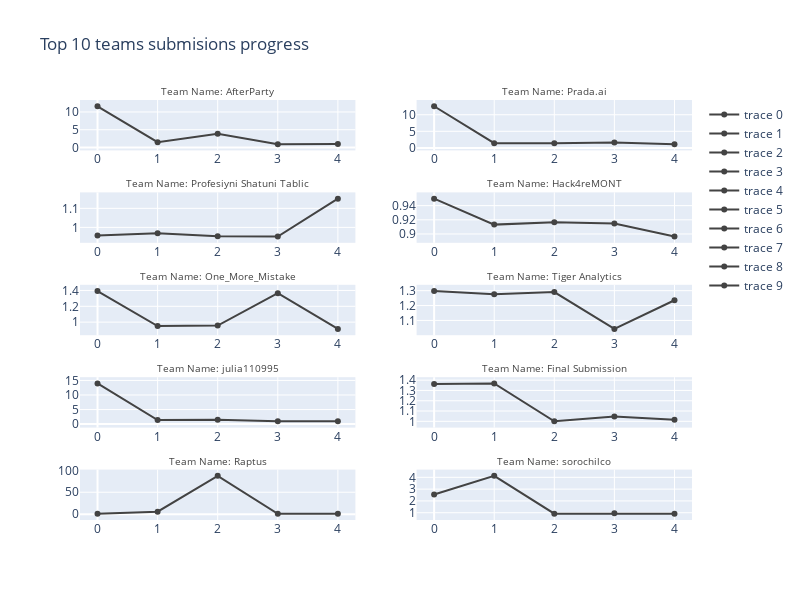

Source (notebook cell):
### Code cell
SUB_COUNT = 5

fig = make_subplots(
    rows=5, cols=2, 
    subplot_titles=[f"Team Name: {team}" for team in teams]
)

fig.add_trace(
    go.Scatter(y=data[teams[0]][:SUB_COUNT], line=dict(color="rgb(67,67,67)")),
    row=1, col=1,
)

fig.add_trace(
    go.Scatter(y=data[teams[1]][:SUB_COUNT], line=dict(color="rgb(67,67,67)")),
    row=1, col=2
)

fig.add_trace(
    go.Scatter(y=data[teams[2]][:SUB_COUNT], line=dict(color="rgb(67,67,67)")),
    row=2, col=1
)

fig.add_trace(
    go.Scatter(y=data[teams[3]][:SUB_COUNT], line=dict(color="rgb(67,67,67)")),
    row=2, col=2
)

fig.add_trace(
    go.Scatter(y=data[teams[4]][:SUB_COUNT], line=dict(color="rgb(67,67,67)")),
    row=3, col=1
)

fig.add_trace(
    go.Scatter(y=data[teams[5]][:SUB_COUNT], line=dict(color="rgb(67,67,67)")),
    row=3, col=2
)

fig.add_trace(
    go.Scatter(y=data[teams[6]][:SUB_COUNT], line=dict(color="rgb(67,67,67)")),
    row=4, col=1
)

fig.add_trace(
    go.Scatter(y=data[teams[7]][:SUB_COUNT], line=dict(color="rgb(67,67,67)")),
    row=4, col=2
)


fig.add_trace(
    go.Scatter(y=data[teams[8]][:SUB_COUNT], line=dict(color="rgb(67,67,67)")),
    row=5, col=1
)

fig.add_trace(
    go.Scatter(y=data[teams[9]][:SUB_COUNT], line=dict(color="rgb(67,67,67)")),
    row=5, col=2
)


fig.update_layout(height=600, width=800, title_text="Top 10 teams submisions progress")

for i in fig['layout']['annotations']:
    i['font'] = dict(size=10,color='rgb(67,67,67)')

fig.show()

### Figure 1 — Plotly figure (JSON) as saved in the notebook; plotly's stock layout.template omitted (floating-point values rounded to 4 significant figures)
{"data": [{"line": {"color": "rgb(67,67,67)"}, "type": "scatter", "xaxis": "x", "y": [11.59, 1.514, 3.84, 0.9527, 0.9808], "yaxis": "y"}, {"line": {"color": "rgb(67,67,67)"}, "type": "scatter", "xaxis": "x2", "y": [12.55, 1.427, 1.383, 1.603, 1.135], "yaxis": "y2"}, {"line": {"color": "rgb(67,67,67)"}, "type": "scatter", "xaxis": "x3", "y": [0.9575, 0.9697, 0.9528, 0.9519, 1.151], "yaxis": "y3"}, {"line": {"color": "rgb(67,67,67)"}, "type": "scatter", "xaxis": "x4", "y": [0.9499, 0.9132, 0.9164, 0.9149, 0.8964], "yaxis": "y4"}, {"line": {"color": "rgb(67,67,67)"}, "type": "scatter", "xaxis": "x5", "y": [1.392, 0.9496, 0.9562, 1.365, 0.9142], "yaxis": "y5"}, {"line": {"color": "rgb(67,67,67)"}, "type": "scatter", "xaxis": "x6", "y": [1.297, 1.275, 1.291, 1.043, 1.236], "yaxis": "y6"}, {"line": {"color": "rgb(67,67,67)"}, "type": "scatter", "xaxis": "x7", "y": [13.96, 1.409, 1.462, 1, 0.9578], "yaxis": "y7"}, {"line": {"color": "rgb(67,67,67)"}, "type": "scatter", "xaxis": "x8", "y": [1.362, 1.368, 1, 1.047, 1.015], "yaxis": "y8"}, {"line": {"color": "rgb(67,67,67)"}, "type": "scatter", "xaxis": "x9", "y": [1, 5.75, 87.34, 0.9789, 0.9791], "yaxis": "y9"}, {"line": {"color": "rgb(67,67,67)"}, "type": "scatter", "xaxis": "x10", "y": [2.542, 4.124, 0.918, 0.9454, 0.9151], "yaxis": "y10"}], "layout": {"annotations": [{"font": {"color": "rgb(67,67,67)", "size": 10}, "showarrow": false, "text": "Team Name: AfterParty", "x": 0.225, "xanchor": "center", "xref": "paper", "y": 1, "yanchor": "bottom", "yref": "paper"}, {"font": {"color": "rgb(67,67,67)", "size": 10}, "showarrow": false, "text": "Team Name: Prada.ai", "x": 0.775, "xanchor": "center", "xref": "paper", "y": 1, "yanchor": "bottom", "yref": "paper"}, {"font": {"color": "rgb(67,67,67)", "size": 10}, "showarrow": false, "text": "Team Name: Profesiyni Shatuni Tablic", "x": 0.225, "xanchor": "center", "xref": "paper", "y": 0.78, "yanchor": "bottom", "yref": "paper"}, {"font": {"color": "rgb(67,67,67)", "size": 10}, "showarrow": false, "text": "Team Name: Hack4reMONT", "x": 0.775, "xanchor": "center", "xref": "paper", "y": 0.78, "yanchor": "bottom", "yref": "paper"}, {"font": {"color": "rgb(67,67,67)", "size": 10}, "showarrow": false, "text": "Team Name: One_More_Mistake", "x": 0.225, "xanchor": "center", "xref": "paper", "y": 0.56, "yanchor": "bottom", "yref": "paper"}, {"font": {"color": "rgb(67,67,67)", "size": 10}, "showarrow": false, "text": "Team Name: Tiger Analytics", "x": 0.775, "xanchor": "center", "xref": "paper", "y": 0.56, "yanchor": "bottom", "yref": "paper"}, {"font": {"color": "rgb(67,67,67)", "size": 10}, "showarrow": false, "text": "Team Name: julia110995", "x": 0.225, "xanchor": "center", "xref": "paper", "y": 0.34, "yanchor": "bottom", "yref": "paper"}, {"font": {"color": "rgb(67,67,67)", "size": 10}, "showarrow": false, "text": "Team Name: Final Submission", "x": 0.775, "xanchor": "center", "xref": "paper", "y": 0.34, "yanchor": "bottom", "yref": "paper"}, {"font": {"color": "rgb(67,67,67)", "size": 10}, "showarrow": false, "text": "Team Name: Raptus", "x": 0.225, "xanchor": "center", "xref": "paper", "y": 0.12, "yanchor": "bottom", "yref": "paper"}, {"font": {"color": "rgb(67,67,67)", "size": 10}, "showarrow": false, "text": "Team Name: sorochilco", "x": 0.775, "xanchor": "center", "xref": "paper", "y": 0.12, "yanchor": "bottom", "yref": "paper"}], "height": 600, "title": {"text": "Top 10 teams submisions progress"}, "width": 800, "xaxis": {"anchor": "y", "domain": [0, 0.45]}, "xaxis10": {"anchor": "y10", "domain": [0.55, 1]}, "xaxis2": {"anchor": "y2", "domain": [0.55, 1]}, "xaxis3": {"anchor": "y3", "domain": [0, 0.45]}, "xaxis4": {"anchor": "y4", "domain": [0.55, 1]}, "xaxis5": {"anchor": "y5", "domain": [0, 0.45]}, "xaxis6": {"anchor": "y6", "domain": [0.55, 1]}, "xaxis7": {"anchor": "y7", "domain": [0, 0.45]}, "xaxis8": {"anchor": "y8", "domain": [0.55, 1]}, "xaxis9": {"anchor": "y9", "domain": [0, 0.45]}, "yaxis": {"anchor": "x", "domain": [0.88, 1]}, "yaxis10": {"anchor": "x10", "domain": [0, 0.12]}, "yaxis2": {"anchor": "x2", "domain": [0.88, 1]}, "yaxis3": {"anchor": "x3", "domain": [0.66, 0.78]}, "yaxis4": {"anchor": "x4", "domain": [0.66, 0.78]}, "yaxis5": {"anchor": "x5", "domain": [0.44, 0.56]}, "yaxis6": {"anchor": "x6", "domain": [0.44, 0.56]}, "yaxis7": {"anchor": "x7", "domain": [0.22, 0.34]}, "yaxis8": {"anchor": "x8", "domain": [0.22, 0.34]}, "yaxis9": {"anchor": "x9", "domain": [0, 0.12]}}}
